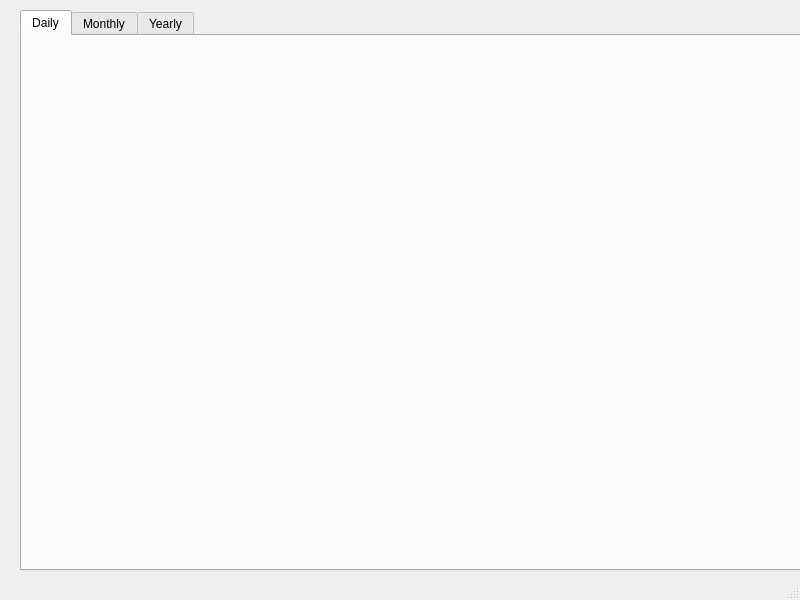
<?xml version="1.0" encoding="UTF-8"?>
<ui version="4.0">
 <class>MainWindow</class>
 <widget class="QMainWindow" name="MainWindow">
  <property name="geometry">
   <rect>
    <x>0</x>
    <y>0</y>
    <width>800</width>
    <height>600</height>
   </rect>
  </property>
  <property name="windowTitle">
   <string>MainWindow</string>
  </property>
  <widget class="QWidget" name="centralwidget">
   <widget class="QTabWidget" name="tabWidget">
    <property name="geometry">
     <rect>
      <x>20</x>
      <y>10</y>
      <width>781</width>
      <height>561</height>
     </rect>
    </property>
    <property name="currentIndex">
     <number>0</number>
    </property>
    <widget class="QWidget" name="tab">
     <attribute name="title">
      <string>Daily</string>
     </attribute>
     <widget class="QFrame" name="horizontalFrame1">
      <property name="geometry">
       <rect>
        <x>10</x>
        <y>10</y>
        <width>721</width>
        <height>481</height>
       </rect>
      </property>
      <layout class="QHBoxLayout" name="horizontalLayout"/>
     </widget>
    </widget>
    <widget class="QWidget" name="tab_2">
     <attribute name="title">
      <string>Monthly</string>
     </attribute>
     <widget class="QFrame" name="horizontalFrame2">
      <property name="geometry">
       <rect>
        <x>10</x>
        <y>10</y>
        <width>741</width>
        <height>481</height>
       </rect>
      </property>
      <layout class="QHBoxLayout" name="horizontalLayout_2"/>
     </widget>
    </widget>
    <widget class="QWidget" name="tab_3">
     <attribute name="title">
      <string>Yearly</string>
     </attribute>
     <widget class="QFrame" name="horizontalFrame3">
      <property name="geometry">
       <rect>
        <x>10</x>
        <y>10</y>
        <width>751</width>
        <height>501</height>
       </rect>
      </property>
      <layout class="QHBoxLayout" name="horizontalLayout_3"/>
     </widget>
    </widget>
   </widget>
  </widget>
  <widget class="QMenuBar" name="menubar">
   <property name="geometry">
    <rect>
     <x>0</x>
     <y>0</y>
     <width>800</width>
     <height>21</height>
    </rect>
   </property>
  </widget>
  <widget class="QStatusBar" name="statusbar"/>
 </widget>
 <resources/>
 <connections/>
</ui>
